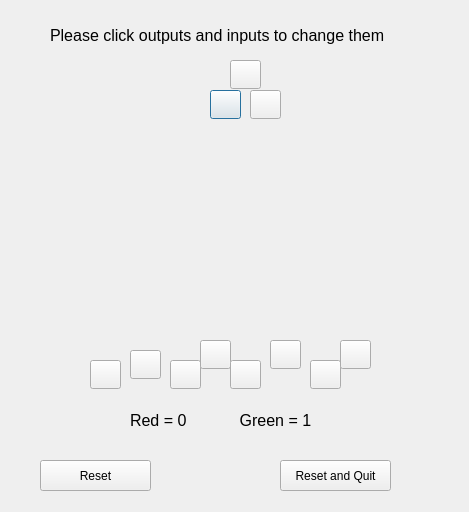
<?xml version="1.0" encoding="UTF-8"?>
<ui version="4.0">
 <class>Dialog</class>
 <widget class="QDialog" name="Dialog">
  <property name="geometry">
   <rect>
    <x>0</x>
    <y>0</y>
    <width>469</width>
    <height>512</height>
   </rect>
  </property>
  <property name="windowTitle">
   <string>ADU208 Advanced Test</string>
  </property>
  <widget class="QLabel" name="adu208_label">
   <property name="geometry">
    <rect>
     <x>50</x>
     <y>50</y>
     <width>501</width>
     <height>511</height>
    </rect>
   </property>
   <property name="minimumSize">
    <size>
     <width>444</width>
     <height>353</height>
    </size>
   </property>
   <property name="text">
    <string/>
   </property>
   <property name="pixmap">
    <pixmap>ADU2082.png</pixmap>
   </property>
   <property name="buddy">
    <cstring>adu208_label</cstring>
   </property>
  </widget>
  <widget class="QLabel" name="label">
   <property name="geometry">
    <rect>
     <x>50</x>
     <y>10</y>
     <width>471</width>
     <height>51</height>
    </rect>
   </property>
   <property name="font">
    <font>
     <pointsize>12</pointsize>
    </font>
   </property>
   <property name="text">
    <string>Please click outputs and inputs to change them</string>
   </property>
  </widget>
  <widget class="QLabel" name="label_2">
   <property name="geometry">
    <rect>
     <x>130</x>
     <y>400</y>
     <width>231</width>
     <height>41</height>
    </rect>
   </property>
   <property name="font">
    <font>
     <pointsize>12</pointsize>
    </font>
   </property>
   <property name="text">
    <string>Red = 0            Green = 1</string>
   </property>
  </widget>
  <widget class="QPushButton" name="PA0_btn">
   <property name="geometry">
    <rect>
     <x>210</x>
     <y>90</y>
     <width>31</width>
     <height>29</height>
    </rect>
   </property>
   <property name="minimumSize">
    <size>
     <width>31</width>
     <height>29</height>
    </size>
   </property>
   <property name="maximumSize">
    <size>
     <width>31</width>
     <height>29</height>
    </size>
   </property>
   <property name="text">
    <string notr="true"/>
   </property>
   <property name="icon">
    <iconset>
     <normaloff>../Images/ring_red.png</normaloff>../Images/ring_red.png</iconset>
   </property>
   <property name="iconSize">
    <size>
     <width>30</width>
     <height>30</height>
    </size>
   </property>
  </widget>
  <widget class="QPushButton" name="PA1_btn">
   <property name="geometry">
    <rect>
     <x>230</x>
     <y>60</y>
     <width>31</width>
     <height>29</height>
    </rect>
   </property>
   <property name="minimumSize">
    <size>
     <width>31</width>
     <height>29</height>
    </size>
   </property>
   <property name="maximumSize">
    <size>
     <width>31</width>
     <height>29</height>
    </size>
   </property>
   <property name="text">
    <string notr="true"/>
   </property>
   <property name="icon">
    <iconset>
     <normaloff>../Images/ring_red.png</normaloff>../Images/ring_red.png</iconset>
   </property>
   <property name="iconSize">
    <size>
     <width>30</width>
     <height>30</height>
    </size>
   </property>
  </widget>
  <widget class="QPushButton" name="PA2_btn">
   <property name="geometry">
    <rect>
     <x>250</x>
     <y>90</y>
     <width>31</width>
     <height>29</height>
    </rect>
   </property>
   <property name="minimumSize">
    <size>
     <width>31</width>
     <height>29</height>
    </size>
   </property>
   <property name="maximumSize">
    <size>
     <width>31</width>
     <height>29</height>
    </size>
   </property>
   <property name="text">
    <string notr="true"/>
   </property>
   <property name="icon">
    <iconset>
     <normaloff>../Images/ring_red.png</normaloff>../Images/ring_red.png</iconset>
   </property>
   <property name="iconSize">
    <size>
     <width>30</width>
     <height>30</height>
    </size>
   </property>
  </widget>
  <widget class="QPushButton" name="K0_btn">
   <property name="geometry">
    <rect>
     <x>90</x>
     <y>360</y>
     <width>31</width>
     <height>29</height>
    </rect>
   </property>
   <property name="minimumSize">
    <size>
     <width>31</width>
     <height>29</height>
    </size>
   </property>
   <property name="maximumSize">
    <size>
     <width>31</width>
     <height>29</height>
    </size>
   </property>
   <property name="text">
    <string notr="true"/>
   </property>
   <property name="icon">
    <iconset>
     <normaloff>../Images/ring_red.png</normaloff>../Images/ring_red.png</iconset>
   </property>
   <property name="iconSize">
    <size>
     <width>30</width>
     <height>30</height>
    </size>
   </property>
  </widget>
  <widget class="QPushButton" name="K1_btn">
   <property name="geometry">
    <rect>
     <x>130</x>
     <y>350</y>
     <width>31</width>
     <height>29</height>
    </rect>
   </property>
   <property name="minimumSize">
    <size>
     <width>31</width>
     <height>29</height>
    </size>
   </property>
   <property name="maximumSize">
    <size>
     <width>31</width>
     <height>29</height>
    </size>
   </property>
   <property name="text">
    <string notr="true"/>
   </property>
   <property name="icon">
    <iconset>
     <normaloff>../Images/ring_red.png</normaloff>../Images/ring_red.png</iconset>
   </property>
   <property name="iconSize">
    <size>
     <width>30</width>
     <height>30</height>
    </size>
   </property>
  </widget>
  <widget class="QPushButton" name="K2_btn">
   <property name="geometry">
    <rect>
     <x>170</x>
     <y>360</y>
     <width>31</width>
     <height>29</height>
    </rect>
   </property>
   <property name="minimumSize">
    <size>
     <width>31</width>
     <height>29</height>
    </size>
   </property>
   <property name="maximumSize">
    <size>
     <width>31</width>
     <height>29</height>
    </size>
   </property>
   <property name="text">
    <string notr="true"/>
   </property>
   <property name="icon">
    <iconset>
     <normaloff>../Images/ring_red.png</normaloff>../Images/ring_red.png</iconset>
   </property>
   <property name="iconSize">
    <size>
     <width>30</width>
     <height>30</height>
    </size>
   </property>
  </widget>
  <widget class="QPushButton" name="K3_btn">
   <property name="geometry">
    <rect>
     <x>200</x>
     <y>340</y>
     <width>31</width>
     <height>29</height>
    </rect>
   </property>
   <property name="minimumSize">
    <size>
     <width>31</width>
     <height>29</height>
    </size>
   </property>
   <property name="maximumSize">
    <size>
     <width>31</width>
     <height>29</height>
    </size>
   </property>
   <property name="text">
    <string notr="true"/>
   </property>
   <property name="icon">
    <iconset>
     <normaloff>../Images/ring_red.png</normaloff>../Images/ring_red.png</iconset>
   </property>
   <property name="iconSize">
    <size>
     <width>30</width>
     <height>30</height>
    </size>
   </property>
  </widget>
  <widget class="QPushButton" name="K4_btn">
   <property name="geometry">
    <rect>
     <x>230</x>
     <y>360</y>
     <width>31</width>
     <height>29</height>
    </rect>
   </property>
   <property name="minimumSize">
    <size>
     <width>31</width>
     <height>29</height>
    </size>
   </property>
   <property name="maximumSize">
    <size>
     <width>31</width>
     <height>29</height>
    </size>
   </property>
   <property name="text">
    <string notr="true"/>
   </property>
   <property name="icon">
    <iconset>
     <normaloff>../Images/ring_red.png</normaloff>../Images/ring_red.png</iconset>
   </property>
   <property name="iconSize">
    <size>
     <width>30</width>
     <height>30</height>
    </size>
   </property>
  </widget>
  <widget class="QPushButton" name="K5_btn">
   <property name="geometry">
    <rect>
     <x>270</x>
     <y>340</y>
     <width>31</width>
     <height>29</height>
    </rect>
   </property>
   <property name="minimumSize">
    <size>
     <width>31</width>
     <height>29</height>
    </size>
   </property>
   <property name="maximumSize">
    <size>
     <width>31</width>
     <height>29</height>
    </size>
   </property>
   <property name="text">
    <string notr="true"/>
   </property>
   <property name="icon">
    <iconset>
     <normaloff>../Images/ring_red.png</normaloff>../Images/ring_red.png</iconset>
   </property>
   <property name="iconSize">
    <size>
     <width>30</width>
     <height>30</height>
    </size>
   </property>
  </widget>
  <widget class="QPushButton" name="K6_btn">
   <property name="geometry">
    <rect>
     <x>310</x>
     <y>360</y>
     <width>31</width>
     <height>29</height>
    </rect>
   </property>
   <property name="minimumSize">
    <size>
     <width>31</width>
     <height>29</height>
    </size>
   </property>
   <property name="maximumSize">
    <size>
     <width>31</width>
     <height>29</height>
    </size>
   </property>
   <property name="text">
    <string notr="true"/>
   </property>
   <property name="icon">
    <iconset>
     <normaloff>../Images/ring_red.png</normaloff>../Images/ring_red.png</iconset>
   </property>
   <property name="iconSize">
    <size>
     <width>30</width>
     <height>30</height>
    </size>
   </property>
  </widget>
  <widget class="QPushButton" name="K7_btn">
   <property name="geometry">
    <rect>
     <x>340</x>
     <y>340</y>
     <width>31</width>
     <height>29</height>
    </rect>
   </property>
   <property name="minimumSize">
    <size>
     <width>31</width>
     <height>29</height>
    </size>
   </property>
   <property name="maximumSize">
    <size>
     <width>31</width>
     <height>29</height>
    </size>
   </property>
   <property name="text">
    <string notr="true"/>
   </property>
   <property name="icon">
    <iconset>
     <normaloff>../Images/ring_red.png</normaloff>../Images/ring_red.png</iconset>
   </property>
   <property name="iconSize">
    <size>
     <width>30</width>
     <height>30</height>
    </size>
   </property>
  </widget>
  <widget class="QPushButton" name="reset_btn">
   <property name="geometry">
    <rect>
     <x>40</x>
     <y>460</y>
     <width>111</width>
     <height>31</height>
    </rect>
   </property>
   <property name="text">
    <string>Reset</string>
   </property>
  </widget>
  <widget class="QPushButton" name="resetq_btn">
   <property name="geometry">
    <rect>
     <x>280</x>
     <y>460</y>
     <width>111</width>
     <height>31</height>
    </rect>
   </property>
   <property name="text">
    <string>Reset and Quit</string>
   </property>
  </widget>
 </widget>
 <resources/>
 <connections/>
</ui>
